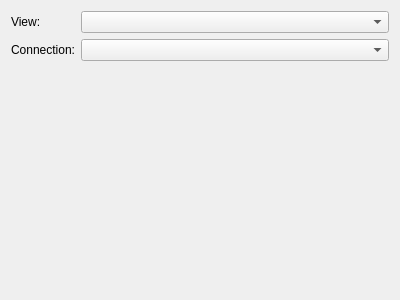
<?xml version="1.0" encoding="UTF-8"?>
<ui version="4.0">
 <class>ViewConfigurationWidget</class>
 <widget class="QWidget" name="ViewConfigurationWidget">
  <property name="geometry">
   <rect>
    <x>0</x>
    <y>0</y>
    <width>400</width>
    <height>300</height>
   </rect>
  </property>
  <property name="windowTitle">
   <string>Form</string>
  </property>
  <layout class="QFormLayout" name="formLayout">
   <item row="0" column="0">
    <widget class="QLabel" name="viewLabel">
     <property name="text">
      <string>View:</string>
     </property>
    </widget>
   </item>
   <item row="0" column="1">
    <widget class="QComboBox" name="viewComboBox"/>
   </item>
   <item row="1" column="0">
    <widget class="QLabel" name="connectionLabel">
     <property name="text">
      <string>Connection:</string>
     </property>
    </widget>
   </item>
   <item row="1" column="1">
    <widget class="QComboBox" name="connectionComboBox"/>
   </item>
  </layout>
 </widget>
 <resources/>
 <connections/>
 <slots>
  <signal>viewIdxChanged(int)</signal>
  <signal>configurationIdxChanged(int)</signal>
  <slot>setViewIdx(int)</slot>
  <slot>setConfigurationIdx(int)</slot>
  <slot>resetViewIdx()</slot>
  <slot>resetConfigurationIdx()</slot>
 </slots>
</ui>
